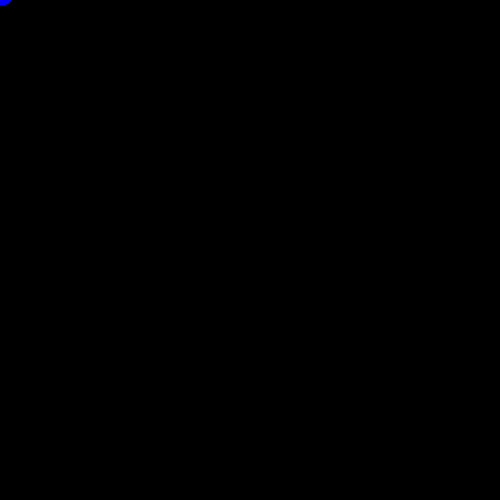
Frame 1 (no input)
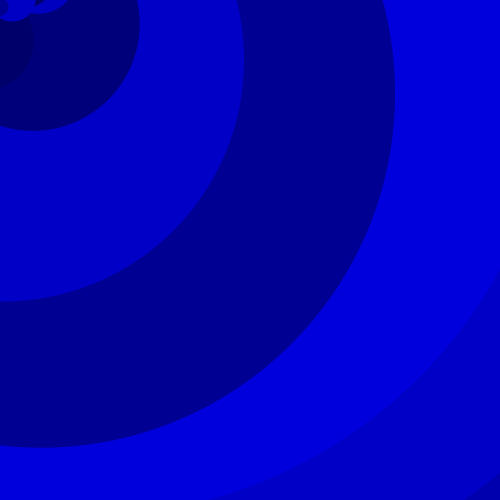
Frame 60 (the mouse pressed at the canvas centre just before this capture)
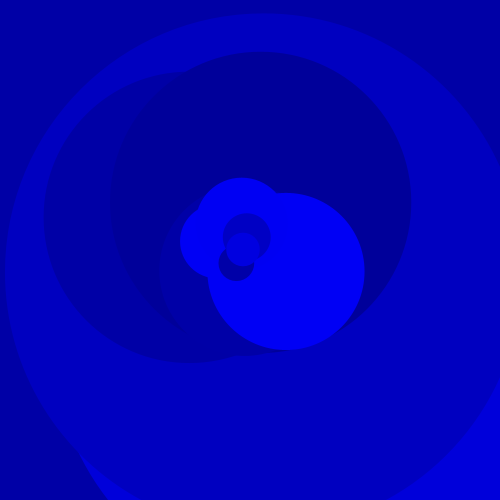
Frame 120 (the mouse held since frame 60 and released just before this capture)

The Processing sketch that drew these frames (run headless with seeded random() and noise(); from frame 60 on, the mouse is pressed at the canvas centre):

// Processing sketch: processing_49438
// ── processing_49438.pde


Particle [] pickles = new Particle [0];


void setup () {
 
 size (500,500);
 smooth ();
 noStroke ();
 
 //for (int i=0; i<pickles.length; i++) {
  // pickles [i] = new Particle ();
// }
 
 
}


void draw () {
  background (0); //clear the background
  
  pickles = (Particle[]) append(pickles, new Particle());
  
   for (int i=0; i<pickles.length; i++) {
  pickles[i].update();
   }
  
  if (pickles.length>100) {
    pickles = (Particle[]) subset(pickles,1); 
    //subset deletes oldest particle so that no more than 100 particles are present in array
  }
  
}

class Particle {
 
  float x;
  float y;
  
  float velX; // speed or velocity
  float velY;
  
  float drag;
  
  color c; //the colour of the particle
  
  float particleSize;
  float shrink;
  
  Particle () {
  //follows mouse movement
    x = mouseX;
    y = mouseY;
    
    velX = random (-10,10);
    velY = random (-10,10);
    
    drag = 0.96;
    
    c = color (0,0,random (100,255));
    
    particleSize = random (10,25);
   //set size between two values so particles r random size
   
   shrink = 1.4;
  }
  
  void update () {
    
    velX *= drag; //makes particles slow down an stop
    velY *= drag;
    
    //add gravity
    
    velY+=0.5;
    
    x+=velX;
    y+=velY;
    
    particleSize *= shrink;
    
    fill (c);
    ellipse (x,y,particleSize,particleSize);
  }
  
  
}
